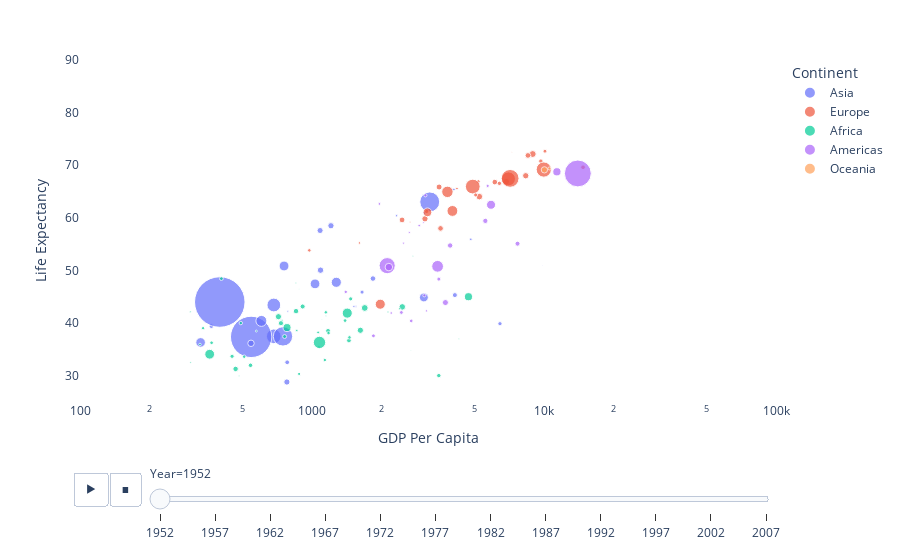

Notebook code cell kept with this figure:
### Markdown cell above
### Plotly Animated Graph Example: Life Expectancy vs. GDP PC
This animation demonstrates some features of Plotly:
- Complatability with Pandas
- Interactive and customisable tooltip/ data labels
- Interactive slider
- Toggle filter legend

### Code cell
df = px.data.gapminder() # grab data from the plotly API in the form of a Pandas DF
# renaming some of the DataFrame columns for vis readability
df = df.rename(columns={"country":"Country", 
                        "continent":"Continent", 
                        "year": "Year", 
                        "lifeExp" : "Life Expectancy",
                        "pop": "Population",
                        "gdpPercap" : "GDP Per Capita"})


# Create an animated scatter plot using Plotly Express
fig = px.scatter(
    df, x="GDP Per Capita", y="Life Expectancy",  # Set x and y variables
    animation_frame="Year",  # Specify the column for animation
    animation_group="Country",  # Specify the column for grouping points within each frame
    size="Population",  # Set the size of markers based on the 'pop' column
    color="Continent",  # Set the color of markers based on the 'continent' column
    hover_name="Country",  # Set the labels for hover information
    log_x=True,  # Set logarithmic scale for the x-axis
    size_max=55,  # Set the maximum size of markers
    range_x=[100, 100000],  # Set the range of the x-axis
    range_y=[25, 90],  # Set the range of the y-axis
    hover_data={
                'GDP Per Capita': ':.2f',
                'Life Expectancy': ':d'
                            }
)

fig.update_layout(
    xaxis_title="GDP Per Capita",  # Set x-axis label,
    yaxis_title="Life Expectancy",  # Set y-axis label
    plot_bgcolor="white", # Set background color of plot
    paper_bgcolor="white" # Set overall background color including margins
)

### Figure 1 — Plotly figure (JSON) as saved in the notebook; plotly's stock layout.template omitted (floating-point values rounded to 4 significant figures)
{"data": [{"hovertemplate": "<b>%{hovertext}</b><br><br>Continent=Asia<br>Year=1952<br>GDP Per Capita=%{x:.2f}<br>Life Expectancy=%{y:d}<br>Population=%{marker.size}<extra></extra>", "hovertext": ["Afghanistan", "Bahrain", "Bangladesh", "Cambodia", "China", "Hong Kong, China", "India", "Indonesia", "Iran", "Iraq", "Israel", "Japan", "Jordan", "Korea, Dem. Rep.", "Korea, Rep.", "Kuwait", "Lebanon", "Malaysia", "Mongolia", "Myanmar", "Nepal", "Oman", "Pakistan", "Philippines", "Saudi Arabia", "Singapore", "Sri Lanka", "Syria", "Taiwan", "Thailand", "Vietnam", "West Bank and Gaza", "Yemen, Rep."], "ids": ["Afghanistan", "Bahrain", "Bangladesh", "Cambodia", "China", "Hong Kong, China", "India", "Indonesia", "Iran", "Iraq", "Israel", "Japan", "Jordan", "Korea, Dem. Rep.", "Korea, Rep.", "Kuwait", "Lebanon", "Malaysia", "Mongolia", "Myanmar", "Nepal", "Oman", "Pakistan", "Philippines", "Saudi Arabia", "Singapore", "Sri Lanka", "Syria", "Taiwan", "Thailand", "Vietnam", "West Bank and Gaza", "Yemen, Rep."], "legendgroup": "Asia", "marker": {"color": "#636efa", "size": [8425333, 120447, 46886859, 4693836, 556263527, 2125900, 372000000, 82052000, 17272000, 5441766, 1620914, 86459025, 607914, 8865488, 20947571, 160000, 1439529, 6748378, 800663, 20092996, 9182536, 507833, 41346560, 22438691, 4005677, 1127000, 7982342, 3661549, 8550362, 21289402, 26246839, 1030585, 4963829], "sizemode": "area", "sizeref": 435900.0, "symbol": "circle"}, "mode": "markers", "name": "Asia", "orientation": "v", "showlegend": true, "type": "scatter", "x": [779.4, 9867.0, 684.2, 368.5, 400.4, 3054.0, 546.6, 749.7, 3035.0, 4130.0, 4087.0, 3217.0, 1547.0, 1088.0, 1031.0, 108400.0, 4835.0, 1831.0, 786.6, 331, 545.9, 1828.0, 684.6, 1273.0, 6460.0, 2315.0, 1084.0, 1643.0, 1207.0, 757.8, 605.1, 1516.0, 781.7], "xaxis": "x", "y": [28.8, 50.94, 37.48, 39.42, 44, 60.96, 37.37, 37.47, 44.87, 45.32, 65.39, 63.03, 43.16, 50.06, 47.45, 55.56, 55.93, 48.46, 42.24, 36.32, 36.16, 37.58, 43.44, 47.75, 39.88, 60.4, 57.59, 45.88, 58.5, 50.85, 40.41, 43.16, 32.55], "yaxis": "y"}, {"hovertemplate": "<b>%{hovertext}</b><br><br>Continent=Europe<br>Year=1952<br>GDP Per Capita=%{x:.2f}<br>Life Expectancy=%{y:d}<br>Population=%{marker.size}<extra></extra>", "hovertext": ["Albania", "Austria", "Belgium", "Bosnia and Herzegovina", "Bulgaria", "Croatia", "Czech Republic", "Denmark", "Finland", "France", "Germany", "Greece", "Hungary", "Iceland", "Ireland", "Italy", "Montenegro", "Netherlands", "Norway", "Poland", "Portugal", "Romania", "Serbia", "Slovak Republic", "Slovenia", "Spain", "Sweden", "Switzerland", "Turkey", "United Kingdom"], "ids": ["Albania", "Austria", "Belgium", "Bosnia and Herzegovina", "Bulgaria", "Croatia", "Czech Republic", "Denmark", "Finland", "France", "Germany", "Greece", "Hungary", "Iceland", "Ireland", "Italy", "Montenegro", "Netherlands", "Norway", "Poland", "Portugal", "Romania", "Serbia", "Slovak Republic", "Slovenia", "Spain", "Sweden", "Switzerland", "Turkey", "United Kingdom"], "legendgroup": "Europe", "marker": {"color": "#EF553B", "size": [1282697, 6927772, 8730405, 2791000, 7274900, 3882229, 9125183, 4334000, 4090500, 42459667, 69145952, 7733250, 9504000, 147962, 2952156, 47666000, 413834, 10381988, 3327728, 25730551, 8526050, 16630000, 6860147, 3558137, 1489518, 28549870, 7124673, 4815000, 22235677, 50430000], "sizemode": "area", "sizeref": 435900.0, "symbol": "circle"}, "mode": "markers", "name": "Europe", "orientation": "v", "showlegend": true, "type": "scatter", "x": [1601.0, 6137.0, 8343.0, 973.5, 2444.0, 3119.0, 6876.0, 9692.0, 6425.0, 7030.0, 7144.0, 3531.0, 5264.0, 7268.0, 5210.0, 4931.0, 2648.0, 8942.0, 10100.0, 4029.0, 3068.0, 3145.0, 3581.0, 5075.0, 4215.0, 3834.0, 8528.0, 14730.0, 1969.0, 9980.0], "xaxis": "x", "y": [55.23, 66.8, 68, 53.82, 59.6, 61.21, 66.87, 70.78, 66.55, 67.41, 67.5, 65.86, 64.03, 72.49, 66.91, 65.94, 59.16, 72.13, 72.67, 61.31, 59.82, 61.05, 58.0, 64.36, 65.57, 64.94, 71.86, 69.62, 43.59, 69.18], "yaxis": "y"}, {"hovertemplate": "<b>%{hovertext}</b><br><br>Continent=Africa<br>Year=1952<br>GDP Per Capita=%{x:.2f}<br>Life Expectancy=%{y:d}<br>Population=%{marker.size}<extra></extra>", "hovertext": ["Algeria", "Angola", "Benin", "Botswana", "Burkina Faso", "Burundi", "Cameroon", "Central African Republic", "Chad", "Comoros", "Congo, Dem. Rep.", "Congo, Rep.", "Cote d'Ivoire", "Djibouti", "Egypt", "Equatorial Guinea", "Eritrea", "Ethiopia", "Gabon", "Gambia", "Ghana", "Guinea", "Guinea-Bissau", "Kenya", "Lesotho", "Liberia", "Libya", "Madagascar", "Malawi", "Mali", "Mauritania", "Mauritius", "Morocco", "Mozambique", "Namibia", "Niger", "Nigeria", "Reunion", "Rwanda", "Sao Tome and Principe", "Senegal", "Sierra Leone", "Somalia", "South Africa", "Sudan", "Swaziland", "Tanzania", "Togo", "Tunisia", "Uganda", "Zambia", "Zimbabwe"], "ids": ["Algeria", "Angola", "Benin", "Botswana", "Burkina Faso", "Burundi", "Cameroon", "Central African Republic", "Chad", "Comoros", "Congo, Dem. Rep.", "Congo, Rep.", "Cote d'Ivoire", "Djibouti", "Egypt", "Equatorial Guinea", "Eritrea", "Ethiopia", "Gabon", "Gambia", "Ghana", "Guinea", "Guinea-Bissau", "Kenya", "Lesotho", "Liberia", "Libya", "Madagascar", "Malawi", "Mali", "Mauritania", "Mauritius", "Morocco", "Mozambique", "Namibia", "Niger", "Nigeria", "Reunion", "Rwanda", "Sao Tome and Principe", "Senegal", "Sierra Leone", "Somalia", "South Africa", "Sudan", "Swaziland", "Tanzania", "Togo", "Tunisia", "Uganda", "Zambia", "Zimbabwe"], "legendgroup": "Africa", "marker": {"color": "#00cc96", "size": [9279525, 4232095, 1738315, 442308, 4469979, 2445618, 5009067, 1291695, 2682462, 153936, 14100005, 854885, 2977019, 63149, 22223309, 216964, 1438760, 20860941, 420702, 284320, 5581001, 2664249, 580653, 6464046, 748747, 863308, 1019729, 4762912, 2917802, 3838168, 1022556, 516556, 9939217, 6446316, 485831, 3379468, 33119096, 257700, 2534927, 60011, 2755589, 2143249, 2526994, 14264935, 8504667, 290243, 8322925, 1219113, 3647735, 5824797, 2672000, 3080907], "sizemode": "area", "sizeref": 435900.0, "symbol": "circle"}, "mode": "markers", "name": "Africa", "orientation": "v", "showlegend": true, "type": "scatter", "x": [2449.0, 3521.0, 1063.0, 851.2, 543.3, 339.3, 1173.0, 1071.0, 1179.0, 1103.0, 780.5, 2126.0, 1389.0, 2670.0, 1419.0, 375.6, 328.9, 362.1, 4293.0, 485.2, 911.3, 510.2, 299.9, 853.5, 298.8, 575.6, 2388.0, 1443.0, 369.2, 452.3, 743.1, 1968.0, 1688.0, 468.5, 2424.0, 761.9, 1077.0, 2719.0, 493.3, 879.6, 1450.0, 879.8, 1136.0, 4725.0, 1616.0, 1148.0, 716.7, 859.8, 1468.0, 734.8, 1147.0, 406.9], "xaxis": "x", "y": [43.08, 30.02, 38.22, 47.62, 31.98, 39.03, 38.52, 35.46, 38.09, 40.72, 39.14, 42.11, 40.48, 34.81, 41.89, 34.48, 35.93, 34.08, 37.0, 30, 43.15, 33.61, 32.5, 42.27, 42.14, 38.48, 42.72, 36.68, 36.26, 33.69, 40.54, 50.99, 42.87, 31.29, 41.73, 37.44, 36.32, 52.72, 40, 46.47, 37.28, 30.33, 32.98, 45.01, 38.63, 41.41, 41.22, 38.6, 44.6, 39.98, 42.04, 48.45], "yaxis": "y"}, {"hovertemplate": "<b>%{hovertext}</b><br><br>Continent=Americas<br>Year=1952<br>GDP Per Capita=%{x:.2f}<br>Life Expectancy=%{y:d}<br>Population=%{marker.size}<extra></extra>", "hovertext": ["Argentina", "Bolivia", "Brazil", "Canada", "Chile", "Colombia", "Costa Rica", "Cuba", "Dominican Republic", "Ecuador", "El Salvador", "Guatemala", "Haiti", "Honduras", "Jamaica", "Mexico", "Nicaragua", "Panama", "Paraguay", "Peru", "Puerto Rico", "Trinidad and Tobago", "United States", "Uruguay", "Venezuela"], "ids": ["Argentina", "Bolivia", "Brazil", "Canada", "Chile", "Colombia", "Costa Rica", "Cuba", "Dominican Republic", "Ecuador", "El Salvador", "Guatemala", "Haiti", "Honduras", "Jamaica", "Mexico", "Nicaragua", "Panama", "Paraguay", "Peru", "Puerto Rico", "Trinidad and Tobago", "United States", "Uruguay", "Venezuela"], "legendgroup": "Americas", "marker": {"color": "#ab63fa", "size": [17876956, 2883315, 56602560, 14785584, 6377619, 12350771, 926317, 6007797, 2491346, 3548753, 2042865, 3146381, 3201488, 1517453, 1426095, 30144317, 1165790, 940080, 1555876, 8025700, 2227000, 662850, 157553000, 2252965, 5439568], "sizemode": "area", "sizeref": 435900.0, "symbol": "circle"}, "mode": "markers", "name": "Americas", "orientation": "v", "showlegend": true, "type": "scatter", "x": [5911.0, 2677.0, 2109.0, 11370.0, 3940.0, 2144.0, 2627.0, 5587.0, 1398.0, 3522.0, 3048.0, 2428.0, 1840.0, 2195.0, 2899.0, 3478.0, 3112.0, 2480.0, 1952.0, 3759.0, 3082.0, 3023.0, 13990.0, 5717.0, 7690.0], "xaxis": "x", "y": [62.48, 40.41, 50.92, 68.75, 54.74, 50.64, 57.21, 59.42, 45.93, 48.36, 45.26, 42.02, 37.58, 41.91, 58.53, 50.79, 42.31, 55.19, 62.65, 43.9, 64.28, 59.1, 68.44, 66.07, 55.09], "yaxis": "y"}, {"hovertemplate": "<b>%{hovertext}</b><br><br>Continent=Oceania<br>Year=1952<br>GDP Per Capita=%{x:.2f}<br>Life Expectancy=%{y:d}<br>Population=%{marker.size}<extra></extra>", "hovertext": ["Australia", "New Zealand"], "ids": ["Australia", "New Zealand"], "legendgroup": "Oceania", "marker": {"color": "#FFA15A", "size": [8691212, 1994794], "sizemode": "area", "sizeref": 435900.0, "symbol": "circle"}, "mode": "markers", "name": "Oceania", "orientation": "v", "showlegend": true, "type": "scatter", "x": [10040.0, 10560.0], "xaxis": "x", "y": [69.12, 69.39], "yaxis": "y"}], "layout": {"legend": {"itemsizing": "constant", "title": {"text": "Continent"}, "tracegroupgap": 0}, "margin": {"t": 60}, "paper_bgcolor": "white", "plot_bgcolor": "white", "sliders": [{"active": 0, "currentvalue": {"prefix": "Year="}, "len": 0.9, "pad": {"b": 10, "t": 60}, "steps": [{"args": [["1952"], {"frame": {"duration": 0, "redraw": false}, "fromcurrent": true, "mode": "immediate", "transition": {"duration": 0, "easing": "linear"}}], "label": "1952", "method": "animate"}, {"args": [["1957"], {"frame": {"duration": 0, "redraw": false}, "fromcurrent": true, "mode": "immediate", "transition": {"duration": 0, "easing": "linear"}}], "label": "1957", "method": "animate"}, {"args": [["1962"], {"frame": {"duration": 0, "redraw": false}, "fromcurrent": true, "mode": "immediate", "transition": {"duration": 0, "easing": "linear"}}], "label": "1962", "method": "animate"}, {"args": [["1967"], {"frame": {"duration": 0, "redraw": false}, "fromcurrent": true, "mode": "immediate", "transition": {"duration": 0, "easing": "linear"}}], "label": "1967", "method": "animate"}, {"args": [["1972"], {"frame": {"duration": 0, "redraw": false}, "fromcurrent": true, "mode": "immediate", "transition": {"duration": 0, "easing": "linear"}}], "label": "1972", "method": "animate"}, {"args": [["1977"], {"frame": {"duration": 0, "redraw": false}, "fromcurrent": true, "mode": "immediate", "transition": {"duration": 0, "easing": "linear"}}], "label": "1977", "method": "animate"}, {"args": [["1982"], {"frame": {"duration": 0, "redraw": false}, "fromcurrent": true, "mode": "immediate", "transition": {"duration": 0, "easing": "linear"}}], "label": "1982", "method": "animate"}, {"args": [["1987"], {"frame": {"duration": 0, "redraw": false}, "fromcurrent": true, "mode": "immediate", "transition": {"duration": 0, "easing": "linear"}}], "label": "1987", "method": "animate"}, {"args": [["1992"], {"frame": {"duration": 0, "redraw": false}, "fromcurrent": true, "mode": "immediate", "transition": {"duration": 0, "easing": "linear"}}], "label": "1992", "method": "animate"}, {"args": [["1997"], {"frame": {"duration": 0, "redraw": false}, "fromcurrent": true, "mode": "immediate", "transition": {"duration": 0, "easing": "linear"}}], "label": "1997", "method": "animate"}, {"args": [["2002"], {"frame": {"duration": 0, "redraw": false}, "fromcurrent": true, "mode": "immediate", "transition": {"duration": 0, "easing": "linear"}}], "label": "2002", "method": "animate"}, {"args": [["2007"], {"frame": {"duration": 0, "redraw": false}, "fromcurrent": true, "mode": "immediate", "transition": {"duration": 0, "easing": "linear"}}], "label": "2007", "method": "animate"}], "x": 0.1, "xanchor": "left", "y": 0, "yanchor": "top"}], "updatemenus": [{"buttons": [{"args": [null, {"frame": {"duration": 500, "redraw": false}, "fromcurrent": true, "mode": "immediate", "transition": {"duration": 500, "easing": "linear"}}], "label": "&#9654;", "method": "animate"}, {"args": [[null], {"frame": {"duration": 0, "redraw": false}, "fromcurrent": true, "mode": "immediate", "transition": {"duration": 0, "easing": "linear"}}], "label": "&#9724;", "method": "animate"}], "direction": "left", "pad": {"r": 10, "t": 70}, "showactive": false, "type": "buttons", "x": 0.1, "xanchor": "right", "y": 0, "yanchor": "top"}], "xaxis": {"anchor": "y", "domain": [0, 1], "range": [2, 5], "title": {"text": "GDP Per Capita"}, "type": "log"}, "yaxis": {"anchor": "x", "domain": [0, 1], "range": [25, 90], "title": {"text": "Life Expectancy"}}}}
